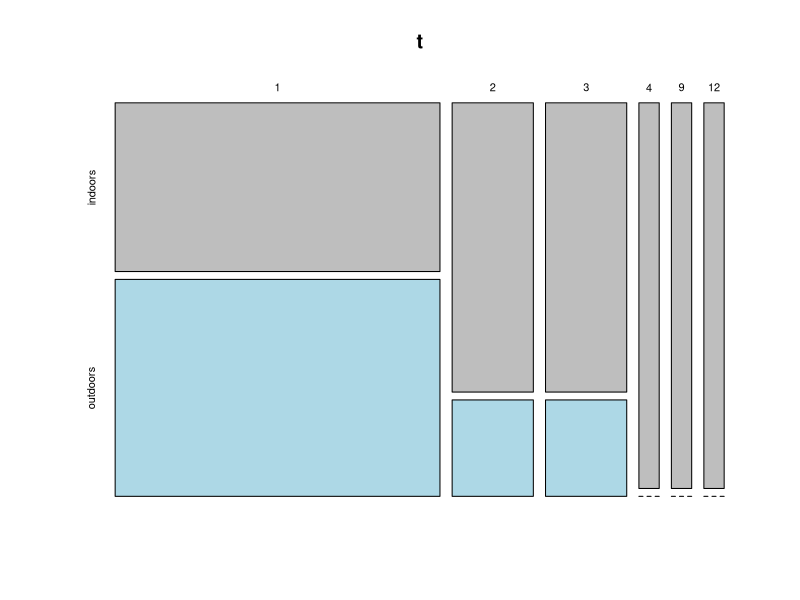

The R script that drew this image:
# directorio donde radican los datos
setwd("~/Desktop/sip/data/")

# lee datos
ft <- read.csv("ft-outdoors-infect.csv")
head(ft)

# dummy outdoors
ft$doutdoors <- 1 - ft$dindoors

# factors
ft$outdoors <- as.factor(ft$doutdoors)
levels(ft$outdoors) <- c("indoors", "outdoors")
ft$infect <-   as.factor(ft$dinfect)
levels(ft$infect) <-   c("0 secondary", ">0 secondary")

# xtab
table(ft$infect, ft$outdoors)
(16/6) / (11/77)

t <- table(ft$ninfect[ft$dinfect>0], ft$outdoors[ft$dinfect>0])
plot(t, col = c("gray","lightblue"))

